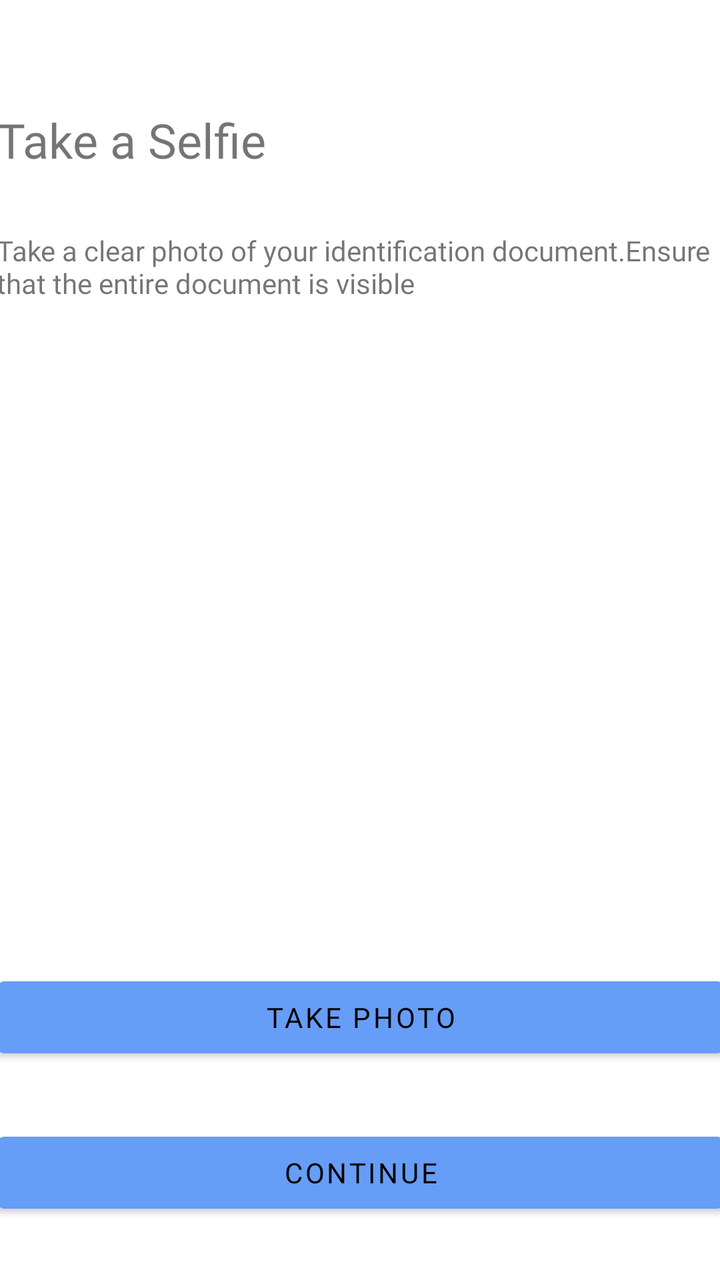
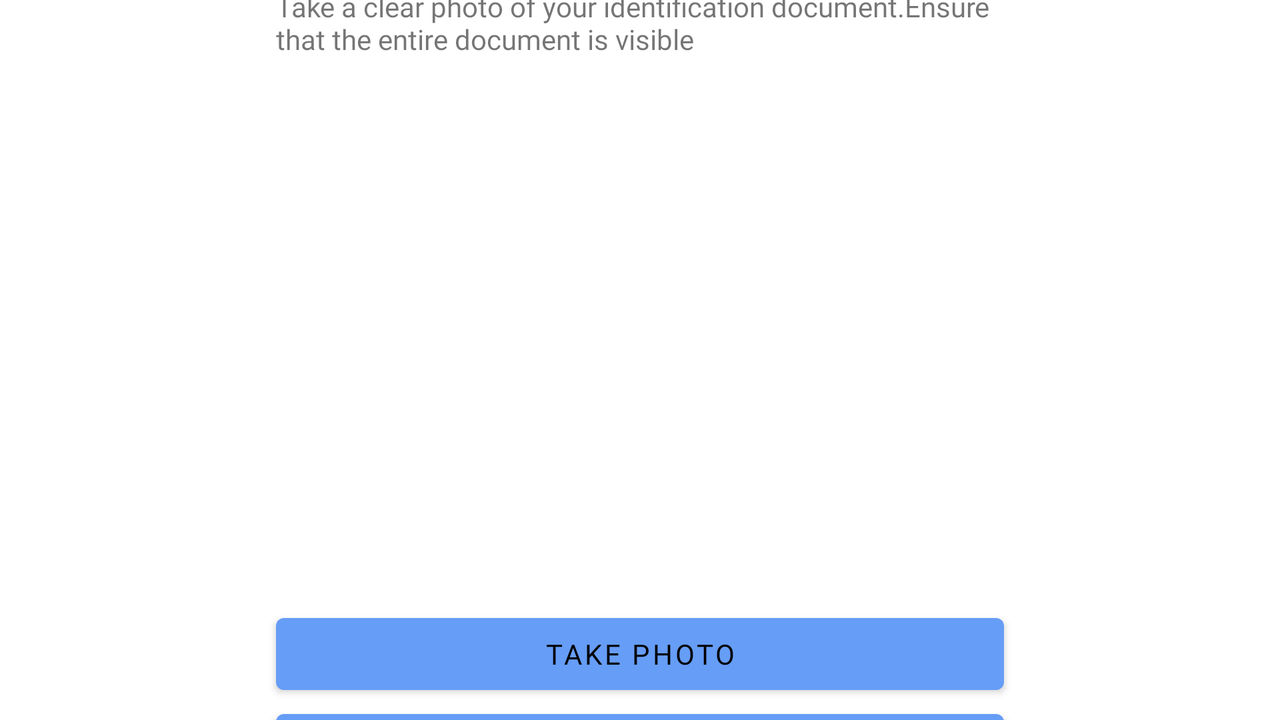

The same Android screen from two of the app's own layout files: first res/layout/ as a phone draws it, then the repository's variant for another configuration, drawn on a device whose configuration selects that folder. Both files follow.
<!-- AndroidManifest.xml: application theme AppTheme -->
<!-- res/layout/fragment_selfie.xml -->
<?xml version="1.0" encoding="utf-8"?>
<androidx.constraintlayout.widget.ConstraintLayout xmlns:android="http://schemas.android.com/apk/res/android"
    xmlns:app="http://schemas.android.com/apk/res-auto"
    xmlns:tools="http://schemas.android.com/tools"
    android:id="@+id/selfieLayout"
    android:layout_width="match_parent"
    android:layout_height="match_parent"
    tools:context=".presentation.verification.selfie.SelfieFragment">

    <TextView
        android:id="@+id/textView9"
        android:layout_width="364dp"
        android:layout_height="wrap_content"
        android:layout_marginTop="24dp"
        android:text="Take a Selfie"
        android:textSize="24sp"
        app:layout_constraintBottom_toTopOf="@+id/textView10"
        app:layout_constraintEnd_toEndOf="parent"
        app:layout_constraintHorizontal_bias="0.5"
        app:layout_constraintStart_toStartOf="parent"
        app:layout_constraintTop_toTopOf="parent" />

    <TextView
        android:id="@+id/textView10"
        android:layout_width="364dp"
        android:layout_height="wrap_content"
        android:text="Take a clear photo of your identification document.Ensure that the entire document is visible"
        app:layout_constraintBottom_toTopOf="@+id/imageView2"
        app:layout_constraintEnd_toEndOf="parent"
        app:layout_constraintHorizontal_bias="0.5"
        app:layout_constraintStart_toStartOf="parent"
        app:layout_constraintTop_toBottomOf="@+id/textView9" />

    <ImageView
        android:id="@+id/imageView2"
        android:layout_width="364dp"
        android:layout_height="274dp"
        app:layout_constraintBottom_toTopOf="@+id/button3"
        app:layout_constraintEnd_toEndOf="parent"
        app:layout_constraintHorizontal_bias="0.5"
        app:layout_constraintStart_toStartOf="parent"
        app:layout_constraintTop_toBottomOf="@+id/textView10"
        tools:src="@tools:sample/backgrounds/scenic" />

    <Button
        android:id="@+id/button3"
        android:layout_width="364dp"
        android:layout_height="wrap_content"
        android:text="Take Photo"
        app:layout_constraintBottom_toTopOf="@+id/button4"
        app:layout_constraintEnd_toEndOf="parent"
        app:layout_constraintHorizontal_bias="0.5"
        app:layout_constraintStart_toStartOf="parent"
        app:layout_constraintTop_toBottomOf="@+id/imageView2" />

    <Button
        android:id="@+id/button4"
        android:layout_width="364dp"
        android:layout_height="wrap_content"
        android:text="Continue"
        app:layout_constraintBottom_toBottomOf="parent"
        app:layout_constraintEnd_toEndOf="parent"
        app:layout_constraintHorizontal_bias="0.5"
        app:layout_constraintStart_toStartOf="parent"
        app:layout_constraintTop_toBottomOf="@+id/button3" />

</androidx.constraintlayout.widget.ConstraintLayout>
<!-- resources referenced by this layout -->
<resources>
  <style name="AppTheme" parent="Theme.MaterialComponents.Light.DarkActionBar">
          
          <item name="colorPrimary">@color/primaryColor</item>
          <item name="colorPrimaryDark">@color/primaryDarkColor</item>
          <item name="colorPrimaryVariant">@color/primaryLightColor</item>
          <item name="colorOnPrimary">@color/primaryTextColor</item>
          <item name="colorSecondary">@color/secondaryColor</item>
          <item name="colorSecondaryVariant">@color/secondaryDarkColor</item>
          <item name="colorOnSecondary">@color/secondaryTextColor</item>
          <item name="fontFamily">@font/lobster_two</item>
          <item name="textAppearanceHeadline6">@style/TextAppearance.CustomHeadline6</item>
      </style>
  <color name="primaryColor">#669df6</color>
  <color name="primaryDarkColor">#266fc3</color>
  <color name="primaryLightColor">#9cceff</color>
  <color name="primaryTextColor">#000000</color>
  <color name="secondaryColor">#a142f4</color>
  <color name="secondaryDarkColor">#6b00c0</color>
  <color name="secondaryTextColor">#ffffff</color>
  <style name="TextAppearance.CustomHeadline6" parent="TextAppearance.MaterialComponents.Headline6">
          <item name="android:textSize">18sp</item>
      </style>
</resources>
<!-- res/layout-land/fragment_selfie.xml (the repository's variant of the layout above) -->
<!-- drawn on the phone turned sideways -->
<?xml version="1.0" encoding="utf-8"?>
<androidx.constraintlayout.widget.ConstraintLayout xmlns:android="http://schemas.android.com/apk/res/android"
    xmlns:app="http://schemas.android.com/apk/res-auto"
    xmlns:tools="http://schemas.android.com/tools"
    android:id="@+id/selfieLayout"
    android:layout_width="match_parent"
    android:layout_height="match_parent"
    tools:context=".presentation.verification.selfie.SelfieFragment">

    <TextView
        android:id="@+id/textView9"
        android:layout_width="364dp"
        android:layout_height="wrap_content"
        android:text="Take a Selfie"
        android:textSize="24sp"
        app:layout_constraintBottom_toTopOf="@+id/textView10"
        app:layout_constraintEnd_toEndOf="parent"
        app:layout_constraintHorizontal_bias="0.5"
        app:layout_constraintStart_toStartOf="parent"
        app:layout_constraintTop_toTopOf="parent" />

    <TextView
        android:id="@+id/textView10"
        android:layout_width="364dp"
        android:layout_height="wrap_content"
        android:text="Take a clear photo of your identification document.Ensure that the entire document is visible"
        app:layout_constraintBottom_toTopOf="@+id/imageView2"
        app:layout_constraintEnd_toEndOf="parent"
        app:layout_constraintHorizontal_bias="0.5"
        app:layout_constraintStart_toStartOf="parent"
        app:layout_constraintTop_toBottomOf="@+id/textView9" />

    <ImageView
        android:id="@+id/imageView2"
        android:layout_width="364dp"
        android:layout_height="274dp"
        app:layout_constraintBottom_toTopOf="@+id/takePhotoButton"
        app:layout_constraintEnd_toEndOf="parent"
        app:layout_constraintHorizontal_bias="0.5"
        app:layout_constraintStart_toStartOf="parent"
        app:layout_constraintTop_toBottomOf="@+id/textView10"
        tools:src="@tools:sample/backgrounds/scenic" />

    <Button
        android:id="@+id/takePhotoButton"
        android:layout_width="364dp"
        android:layout_height="wrap_content"
        android:text="Take Photo"
        app:layout_constraintBottom_toTopOf="@+id/finishButton"
        app:layout_constraintEnd_toEndOf="parent"
        app:layout_constraintHorizontal_bias="0.5"
        app:layout_constraintStart_toStartOf="parent"
        app:layout_constraintTop_toBottomOf="@+id/imageView2" />

    <Button
        android:id="@+id/finishButton"
        android:layout_width="364dp"
        android:layout_height="wrap_content"
        android:text="Finish"
        app:layout_constraintBottom_toBottomOf="parent"
        app:layout_constraintEnd_toEndOf="parent"
        app:layout_constraintHorizontal_bias="0.5"
        app:layout_constraintStart_toStartOf="parent"
        app:layout_constraintTop_toBottomOf="@+id/takePhotoButton" />

</androidx.constraintlayout.widget.ConstraintLayout>
